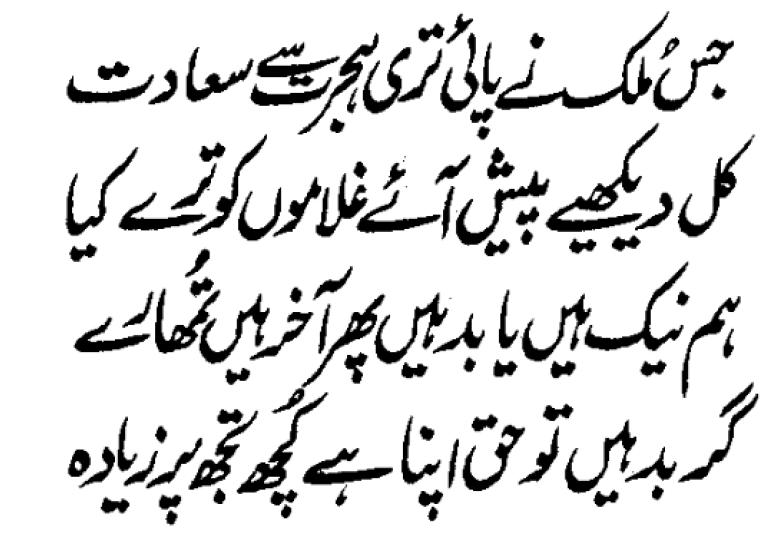
#> input picture Basic-Image-Processing-master/XY_Cuts/XY-cuts.png, 769 x 534 px
$ python XY_Cuts.py
#> lines starting #> are read from the running program, lines starting #| are printed output that depends on the picture; after the words box and inside, x2 and y2 are one past the last pixel; in counts of white or black regions, pixels touching at a corner belong together
import cv2
from matplotlib import pyplot as plt


def xycut(image, image_path):
    # reading image
    img = plt.imread(image_path)
    fig, ax = plt.subplots()
    ax.imshow(img)

    black_pix = []
    white_lines = []
    # detecting the white lines
    for i in range(0, bin_img.shape[0]):
        # if number of white phixels in row is greater than 750
        if bin_img[i].sum() / 255 > 750:

            # draw horizontal lines
            ax.axhline(y=i, color='green')
        else:
            # black pixels on x-axis
            for j in range(0, bin_img.shape[1]):
                if bin_img[i][j] == 0:
                    black_pix.append(j)

    if len(black_pix) != 0:
        # draw first & last vertical line only
        ax.axvline(x=min(black_pix), linewidth=3, color='green')
        ax.axvline(x=max(black_pix), linewidth=3, color='green')

    # remove the axis
    ax.set_axis_off()
    # saving new figure
    plt.savefig('xycut.png', bbox_inches='tight')
    # show the figure
    plt.show()


# load image as greyscale
image = cv2.imread("XY-cuts.png", 0)
#> image is the input picture: shape (534, 769); min 0, max 255, mean 219.8
# binarize image
(_, bin_img) = cv2.threshold(image, 120, 255, cv2.THRESH_BINARY)
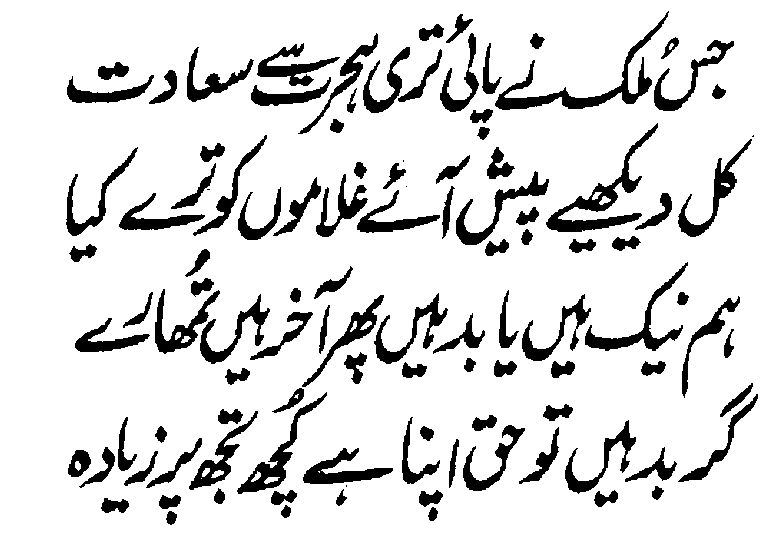
#> bin_img: shape (534, 769); 86.5% white; 110 black regions (5 under 20 px), largest, box (x1, y1, x2, y2) and area: (495, 11, 669, 110) 2414, (546, 123, 658, 232) 2276, (585, 262, 688, 351) 1493
# call xycut function
xycut(bin_img, "XY-cuts.png")
#> after the loop in xycut, `for i in range(0, bin_img.shape[0]):`: black_pix = 55040 items
#> in xycut, `plt.savefig('xycut.png', bbox_inches='tight')`:
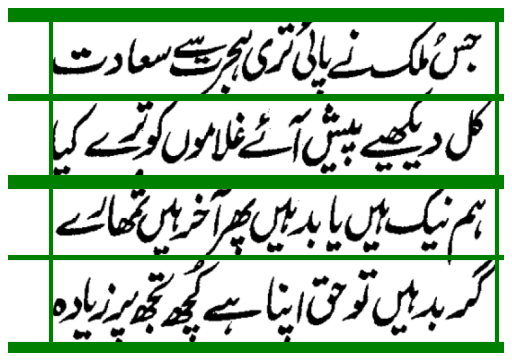
#> figure drawn by matplotlib, 1 panel
